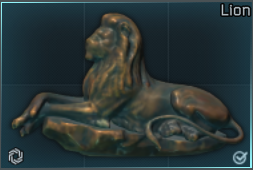
#> input picture Examples/Lion_foundInRaid_Hideout.png, 253 x 170 px; its folder holds only this picture in this run
$ python -i eft_match_test.py   (imports and definitions only)   (older library calls are emulated)
#> lines starting #> are read from the running program, lines starting #| are printed output that depends on the picture
"""Validate EFT-cache <-> tarkov.dev cross-matching: for a few known items, find
the best-matching EFT render (by footprint + edge-shape) and save side-by-sides."""
import os, glob, json, numpy as np, cv2
from PIL import Image

DATA="data"
CACHE=r'C:\Users\basvi\AppData\Local\Temp\Battlestate Games\EscapeFromTarkov\Icon Cache\live'
KNOWN=["Alyonka","Nails","Matches","Wrench","Morphine","IFAK","Screws"]

def footprint(sz):
    w,h=sz; return (round((w+1)/64), round((h+1)/64))

def edesc(gray, S=64):
    g=cv2.resize(gray.astype(np.float32),(S,S))
    g=cv2.GaussianBlur(g,(3,3),0)
    m=cv2.magnitude(cv2.Sobel(g,cv2.CV_32F,1,0),cv2.Sobel(g,cv2.CV_32F,0,1))
    v=m.flatten(); v-=v.mean(); n=np.linalg.norm(v); return v/n if n>1e-6 else v

# index EFT pngs by footprint, precompute descriptors
eft=[]
# [9 lines not run here, left out]
def find(sub):
    for i in items:
        if i.get("shortName","").lower()==sub.lower(): return i
    for i in items:
        if sub.lower() in i.get("shortName","").lower(): return i

# [19 lines not run here, left out]

>>> import cv2
>>> picture = cv2.imread('Examples/Lion_foundInRaid_Hideout.png', cv2.IMREAD_GRAYSCALE)
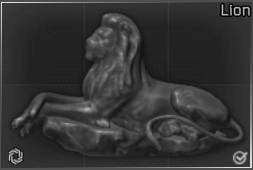
#> picture: shape (170, 253); min 0, max 225, mean 52.9
>>> result = edesc(picture)
#> in edesc, `g=cv2.resize(gray.astype(np.float32),(S,S))`:
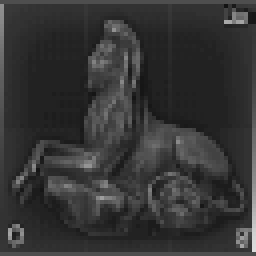
#> g: shape (64, 64) float32 (shown 4 times larger); min 18.67, max 220.5, mean 53
#> in edesc, `g=cv2.GaussianBlur(g,(3,3),0)`:
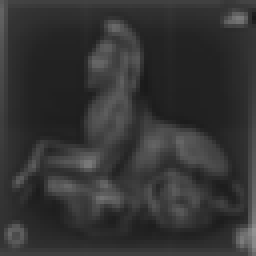
#> g: shape (64, 64) float32 (shown 4 times larger); min 25.34, max 147.5, mean 52.4
#> in edesc, `m=cv2.magnitude(cv2.Sobel(g,cv2.CV_32F,1,0),cv2.Sobel(g,cv2.CV_32F,0,1))`:
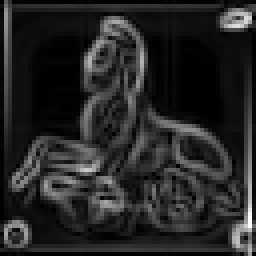
#> m: shape (64, 64) float32 (shown 4 times larger); min 0, max 298.6, mean 45.2; drawn with min black and max white
#> in edesc, `v = m.flatten()`: v = 4096 values, max 298.6 at index 3518, min 0 at index 0, mean 45.18
#> in edesc, `v -= v.mean()`: v = 4096 values, max 253.4 at index 3518, min -45.18 at index 0, mean -2.86e-06
#> in edesc, `n = np.linalg.norm(v)`: n = 2927.4
#> result = 4096 values, max 0.0866 at index 3518, min -0.0154 at index 0, mean -6.98e-10

$ run again, on Examples/Nuts.png
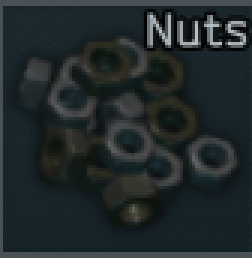
#> input picture Examples/Nuts.png, 84 x 86 px (shown 3 times larger)
#> in edesc, `g=cv2.GaussianBlur(g,(3,3),0)`:
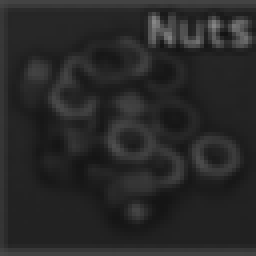
#> g: shape (64, 64) float32 (shown 4 times larger); min 19.01, max 134.1, mean 40.4
#> in edesc, `m=cv2.magnitude(cv2.Sobel(g,cv2.CV_32F,1,0),cv2.Sobel(g,cv2.CV_32F,0,1))`:
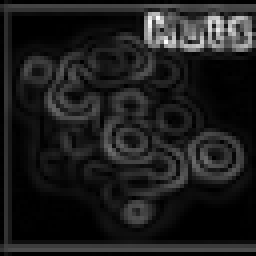
#> m: shape (64, 64) float32 (shown 4 times larger); min 0, max 364.8, mean 42.2; drawn with min black and max white
#> v = 4096 values, max 364.8 at index 295, min 0 at index 0, mean 42.18
#> v = 4096 values, max 322.6 at index 295, min -42.18 at index 0, mean -1.43e-06
#> n = 3215.7
#> result = 4096 values, max 0.1 at index 295, min -0.0131 at index 0, mean -4.66e-10

$ run again, on Examples/Nuts_Marked_Barter.png
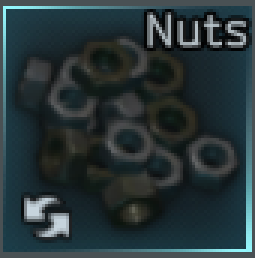
#> input picture Examples/Nuts_Marked_Barter.png, 85 x 86 px (shown 3 times larger)
#> in edesc, `g=cv2.GaussianBlur(g,(3,3),0)`:
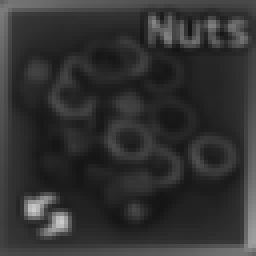
#> g: shape (64, 64) float32 (shown 4 times larger); min 20.23, max 203.3, mean 50.3
#> in edesc, `m=cv2.magnitude(cv2.Sobel(g,cv2.CV_32F,1,0),cv2.Sobel(g,cv2.CV_32F,0,1))`:
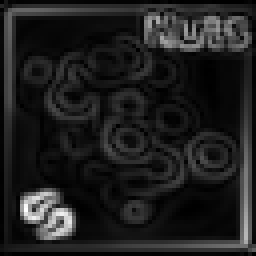
#> m: shape (64, 64) float32 (shown 4 times larger); min 0, max 520.9, mean 63.3; drawn with min black and max white
#> v = 4096 values, max 520.9 at index 3334, min 0 at index 0, mean 63.33
#> v = 4096 values, max 457.6 at index 3334, min -63.33 at index 0, mean -2.38e-07
#> n = 4601
#> result = 4096 values, max 0.0995 at index 3334, min -0.0138 at index 0, mean 5.82e-11
